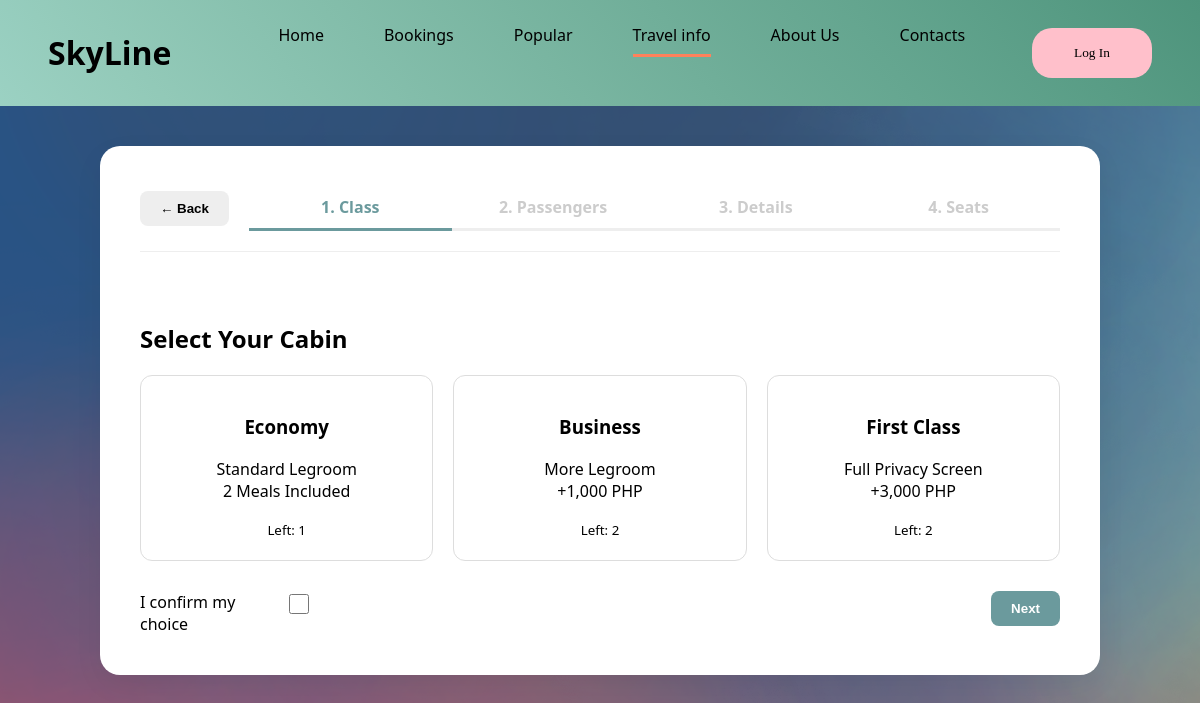
Page /checkout/2 on the earlier database version.
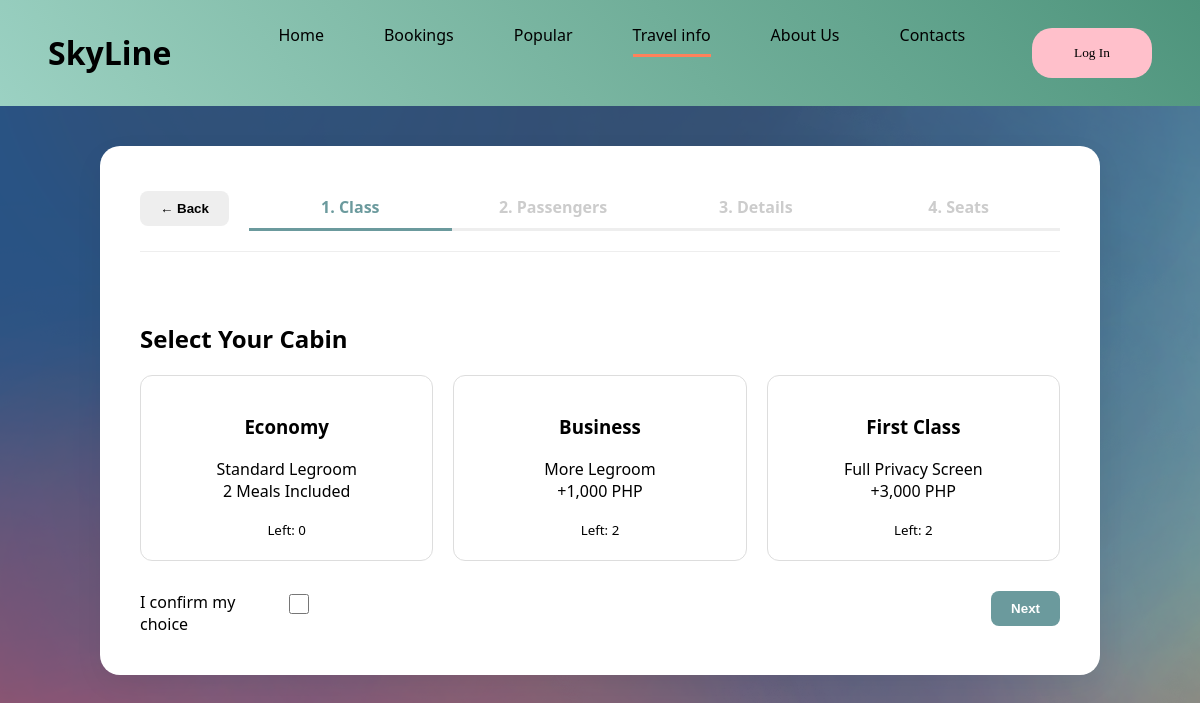
Same page on the later database version.
### app.py (models this page shows)
class Flight(db.Model):
    id = db.Column(db.Integer, primary_key=True)
    from_country = db.Column(db.String(50), nullable=False)
    from_city = db.Column(db.String(50), nullable=False)
    to_country = db.Column(db.String(50), nullable=False)
    to_city = db.Column(db.String(50), nullable=False)
    dep_date = db.Column(db.String(20), nullable=False)
    dep_time = db.Column(db.String(20), nullable=False)
    ret_date = db.Column(db.String(20), nullable=False)
    ret_time = db.Column(db.String(20), nullable=False)
    duration = db.Column(db.String(20), nullable=False)
    tickets_economy = db.Column(db.Integer)
    tickets_business = db.Column(db.Integer)
    tickets_first = db.Column(db.Integer)
    price = db.Column(db.Float, nullable=False)
    promo_code = db.Column(db.String(50), nullable=False)
    trip_type=db.Column(db.String(50), nullable=False)

### app.py (the view)
@app.route('/checkout/<int:flight_id>', methods=['GET', 'POST'])
def checkout(flight_id):
    flight = Flight.query.get_or_404(flight_id)
    return render_template('checkout.html', flight=flight, calc_arrival=calculate_arrival)

### app.py (called while the page is built)
@app.after_request
def add_header(response):
    response.headers["Cache-Control"] = "no-cache, no-store, must-revalidate"
    response.headers["Pragma"] = "no-cache"
    response.headers["Expires"] = "0"
    return response

### templates/checkout.html (shortened to what the changed rows need)
<!DOCTYPE html>
<html lang="en">
<head>
    <link rel="stylesheet" href="{{ url_for('static', filename='style.css') }}">
    <link rel="stylesheet" href="{{ url_for('static', filename='checkout.css') }}">
</head>
<body>
<div class="nav">
            <div class="logo"><h1>SkyLine</h1></div>
        </div>
<div class="booking-wrapper">
    <form id="master_booking_form" action="{{ url_for('process_booking', flight_id=flight.id) }}" method="POST">
        <div class="step-content active" id="step1">
            <h2>Select Your Cabin</h2>
            <div class="tier-container">
                <div class="tier-box" onclick="setTier('economy', 0)">
                    <h3>Economy</h3>
                    <p>Standard Legroom<br>2 Meals Included</p>
                    <small>Left: {{ flight.tickets_economy }}</small>
                </div>
                <div class="tier-box" onclick="setTier('business', 1000)">
                    <h3>Business</h3>
                    <p>More Legroom<br>+1,000 PHP</p>
                    <small>Left: {{ flight.tickets_business }}</small>
                </div>
                <div class="tier-box" onclick="setTier('first', 3000)">
                    <h3>First Class</h3>
                    <p>Full Privacy Screen<br>+3,000 PHP</p>
                    <small>Left: {{ flight.tickets_first }}</small>
                </div>
            </div>
        </div>
    </form>
</div>
</body>
</html>

Differences in the rows shown:
changed Flight: tickets_economy "1" → "0"
